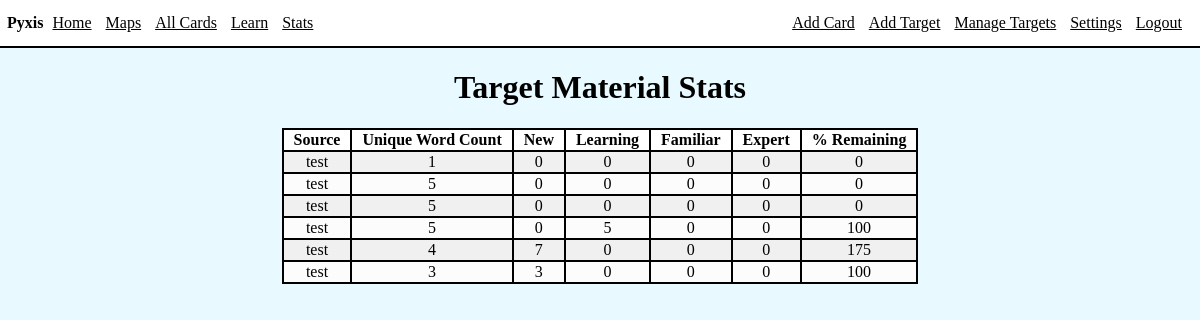
The page /viewStats (signed in) on the database as committed earlier.
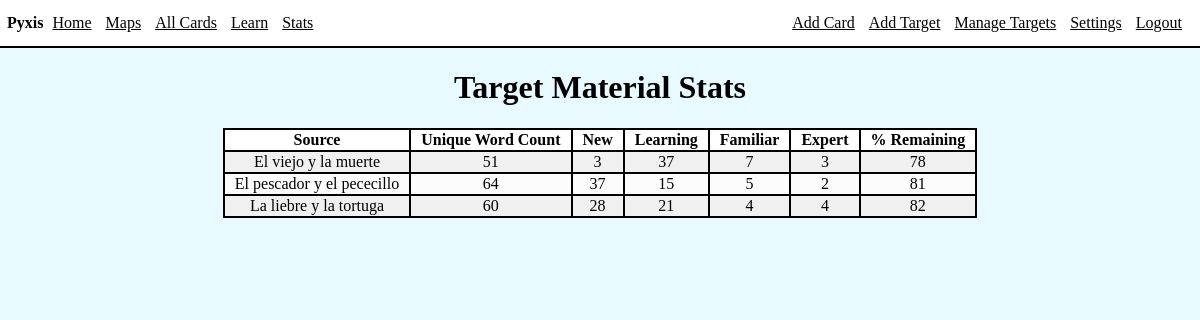
The same page on the database as committed later.
### app/models.py (models this page shows, shortened)
class Target(db.Model):
    id = db.Column(db.Integer, index=True, primary_key=True)
    source = db.Column(db.String(100), index=True)
    content = db.Column(db.String(1000), index=True)
    category = db.Column(db.String(200), index=True)
    notes = db.Column(db.String(400), index=True)
    uniqueWordCount = db.Column(db.Integer)
    user_id = db.Column(db.Integer, db.ForeignKey('user.id'))
    temps = db.relationship("Temp", cascade="all,delete", backref='target')
    appearances =  db.relationship("Appearance", cascade="all,delete", backref='target')

### app/routes/routes.py (the view)
@app.route('/viewStats')
@login_required
def viewStats():
    stats = getStats()
    return render_template('viewStats.html', title='Stats', stats=stats)

### app/models.py (called while the page is built)
@login.user_loader
def load_user(id):
    return User.query.get(int(id))

### app/templates/viewStats.html
{% extends 'base.html' %}
{% block content %}
<div class="int">
    <h1 class="cent">Target Material Stats</h1>
    <table>
        <thead>
            <th>Source</th>
            <th>Unique Word Count</th>
            <th>New</th>
            <th>Learning</th>
            <th>Familiar</th>
            <th>Expert</th>
            <th>% Remaining</th>
        </thead>
        <tbody>
            {% for stat in stats %}
            <tr>
                <td>{{ stat[0].source }}</td>
                <td>{{ stat[0].uniqueWordCount }}</td>
                <td>{{ stat[1][0] }}</td>
                <td>{{ stat[1][1] }}</td>
                <td>{{ stat[1][2] }}</td>
                <td>{{ stat[1][3] }}</td>
                <td>{{ stat[2] }}</td>
            </tr>
            {% endfor %}
        </tbody>
    </table>
</div>
{% endblock %}

Rows that differ between the two databases and show on the page:
removed Target: source "test", uniqueWordCount "1", stat "0"
removed Target: source "test", uniqueWordCount "5", stat "0"
removed Target: source "test", uniqueWordCount "5", stat "0"
removed Target: source "test", uniqueWordCount "5", stat "0", stat "100"
removed Target: source "test", uniqueWordCount "4", stat "7", stat "0", stat "175"
removed Target: source "test", uniqueWordCount "3", stat "0", stat "100"
added Target: source "El viejo y la muerte", uniqueWordCount "51", stat "3", stat "37", stat "7", stat "78"
added Target: source "El pescador y el pececillo", uniqueWordCount "64", stat "37", stat "15", stat "5", id "2", stat "81"
added Target: source "La liebre y la tortuga", uniqueWordCount "60", stat "28", stat "21", stat "4", stat "82"
